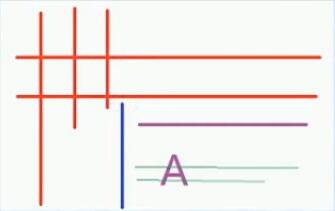
#> input picture resource/bin1.jpg, 335 x 211 px
$ python tutorial_23.py
#> lines starting #> are read from the running program, lines starting #| are printed output that depends on the picture; after the words box and inside, x2 and y2 are one past the last pixel; in counts of white or black regions, pixels touching at a corner belong together
#> further down, src is the input picture: shape (211, 335, 3); mean B, G, R 235.7, 238.4, 243.7
# P26 开闭操作
# 开操作： 去除小的干扰块
# 图像形态学的重要操作之一，基于膨胀和腐蚀操作的组合形成的
# 主要用于二值图像分析中，灰度图像亦可
# 开操作 = 腐蚀 + 膨胀， 输入图像 + 结构元素
# 闭操作：填充闭合区域
# 开操作 = 膨胀 + 腐蚀， 输入图像 + 结构元素
import cv2 as cv
import numpy as np


def open_demo(image):
    print(image.shape)
#| (211, 335, 3)
    gray = cv.cvtColor(image, cv.COLOR_BGR2GRAY)
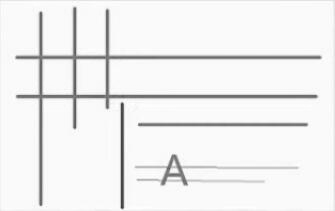
#> gray: shape (211, 335); min 60, max 255, mean 239.6
    ret, binary = cv.threshold(gray, 0, 255, cv.THRESH_BINARY_INV | cv.THRESH_OTSU)
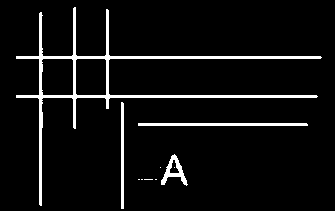
#> binary: shape (211, 335); 6% white; 10 white regions (6 under 20 px), largest, box (x1, y1, x2, y2) and area: (16, 7, 322, 206) 3065, (138, 123, 308, 126) 509, (121, 102, 124, 209) 320, (161, 154, 188, 186) 301
#> ret = 184
    cv.imshow("binary image", binary)
    kernel = cv.getStructuringElement(cv.MORPH_RECT, (15, 1))
    binary = cv.morphologyEx(binary, cv.MORPH_OPEN, kernel)
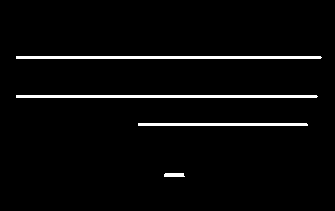
#> binary: shape (211, 335); 3.4% white; 4 white regions, box (x1, y1, x2, y2) and area: (16, 56, 322, 59) 916, (16, 95, 318, 98) 904, (138, 123, 308, 126) 509, (164, 173, 185, 177) 80
    cv.imshow("open demo", binary)


def close_demo(image):
    print(image.shape)
    gray = cv.cvtColor(image, cv.COLOR_BGR2GRAY)
    ret, binary = cv.threshold(gray, 0, 255, cv.THRESH_BINARY | cv.THRESH_OTSU)
    cv.imshow("binary image", binary)
    kernel = cv.getStructuringElement(cv.MORPH_RECT, (15, 15))
    binary = cv.morphologyEx(binary, cv.MORPH_CLOSE, kernel)
    cv.imshow("open demo", binary)


print("-------------hello python-----------------")
src = cv.imread("./resource/bin1.jpg")
cv.namedWindow("input image", cv.WINDOW_AUTOSIZE)
cv.imshow("input image", src)
open_demo(src)
cv.waitKey(0)

cv.destroyAllWindows()

$ run again, with resource/bin2.jpg copied over resource/bin1.jpg
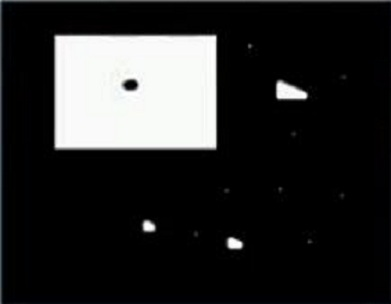
#> input picture resource/bin2.jpg, 391 x 304 px
#> src is the input picture: shape (304, 391, 3); mean B, G, R 41, 41, 40.7
#| (304, 391, 3)
#> in open_demo, `ret, binary = cv.threshold(gray, 0, 255, cv.THRESH_BINARY_INV | cv.THR..`:
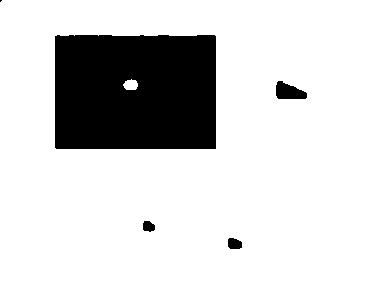
#> binary: shape (304, 391); 84.2% white; 5 black regions (1 under 20 px), largest, box (x1, y1, x2, y2) and area: (55, 35, 216, 149) 18142, (276, 81, 307, 99) 391, (228, 238, 242, 249) 131, (143, 221, 155, 232) 105
#> ret = 123
